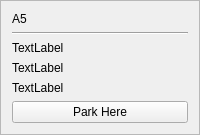
        <widget class="QFrame" name="frame_17">
         <property name="frameShape">
          <enum>QFrame::StyledPanel</enum>
         </property>
         <property name="frameShadow">
          <enum>QFrame::Plain</enum>
         </property>
         <property name="lineWidth">
          <number>36</number>
         </property>
         <property name="midLineWidth">
          <number>19</number>
         </property>
         <layout class="QGridLayout" name="gridLayout_26">
          <item row="0" column="0">
           <layout class="QVBoxLayout" name="verticalLayout_25">
            <item>
             <widget class="QLabel" name="label_26">
              <property name="text">
               <string>A5</string>
              </property>
             </widget>
            </item>
            <item>
             <widget class="Line" name="line_27">
              <property name="orientation">
               <enum>Qt::Horizontal</enum>
              </property>
             </widget>
            </item>
            <item>
             <widget class="QLabel" name="a5TakenLbl">
              <property name="text">
               <string>TextLabel</string>
              </property>
             </widget>
            </item>
            <item>
             <widget class="QLabel" name="a5handLbl">
              <property name="text">
               <string>TextLabel</string>
              </property>
             </widget>
            </item>
            <item>
             <widget class="QLabel" name="takenByLbla5">
              <property name="text">
               <string>TextLabel</string>
              </property>
             </widget>
            </item>
            <item>
             <widget class="QPushButton" name="a5Btn">
              <property name="text">
               <string>Park Here</string>
              </property>
             </widget>
            </item>
           </layout>
          </item>
         </layout>
        </widget>
